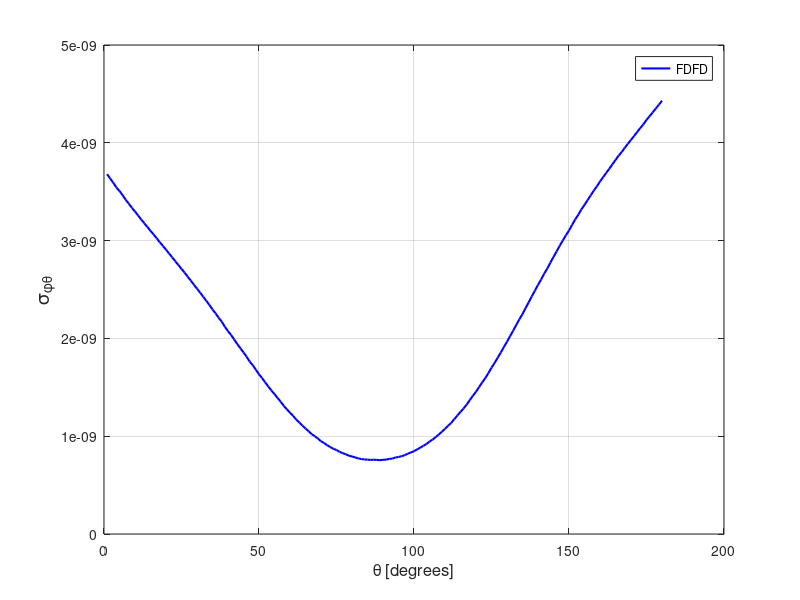

Recreate this plot in MATLAB.
spt = [ 
    1  0.36793513E-08
    2  0.36346197E-08
    3  0.35909320E-08
    4  0.35435164E-08
    5  0.35070460E-08
    6  0.34650294E-08
    7  0.34169940E-08
    8  0.33775762E-08
    9  0.33352798E-08
   10  0.32976830E-08
   11  0.32568483E-08
   12  0.32155507E-08
   13  0.31771437E-08
   14  0.31391889E-08
   15  0.30998142E-08
   16  0.30623653E-08
   17  0.30245111E-08
   18  0.29821239E-08
   19  0.29459513E-08
   20  0.29074190E-08
   21  0.28675082E-08
   22  0.28289540E-08
   23  0.27882572E-08
   24  0.27506626E-08
   25  0.27102875E-08
   26  0.26723281E-08
   27  0.26311779E-08
   28  0.25909228E-08
   29  0.25489530E-08
   30  0.25089033E-08
   31  0.24681823E-08
   32  0.24264888E-08
   33  0.23842883E-08
   34  0.23419160E-08
   35  0.22959592E-08
   36  0.22556628E-08
   37  0.22101105E-08
   38  0.21704687E-08
   39  0.21192428E-08
   40  0.20739446E-08
   41  0.20345305E-08
   42  0.19885553E-08
   43  0.19418231E-08
   44  0.18989985E-08
   45  0.18568419E-08
   46  0.18124893E-08
   47  0.17629486E-08
   48  0.17253545E-08
   49  0.16796495E-08
   50  0.16327825E-08
   51  0.15939468E-08
   52  0.15495153E-08
   53  0.15081256E-08
   54  0.14676224E-08
   55  0.14301930E-08
   56  0.13908328E-08
   57  0.13517996E-08
   58  0.13101438E-08
   59  0.12744615E-08
   60  0.12397985E-08
   61  0.12075482E-08
   62  0.11714638E-08
   63  0.11411788E-08
   64  0.11087522E-08
   65  0.10785915E-08
   66  0.10511522E-08
   67  0.10205613E-08
   68  0.10001999E-08
   69  0.97564601E-09
   70  0.94858177E-09
   71  0.93045249E-09
   72  0.90743546E-09
   73  0.88932034E-09
   74  0.87074253E-09
   75  0.85877994E-09
   76  0.84037183E-09
   77  0.82635360E-09
   78  0.81490809E-09
   79  0.80017276E-09
   80  0.79315371E-09
   81  0.78341489E-09
   82  0.77316686E-09
   83  0.76667045E-09
   84  0.76214318E-09
   85  0.76057705E-09
   86  0.75735801E-09
   87  0.75919182E-09
   88  0.75803380E-09
   89  0.75455314E-09
   90  0.75891976E-09
   91  0.76048468E-09
   92  0.76789880E-09
   93  0.77043827E-09
   94  0.78254714E-09
   95  0.78760903E-09
   96  0.79543705E-09
   97  0.80595086E-09
   98  0.82132146E-09
   99  0.83364726E-09
  100  0.84677837E-09
  101  0.86489582E-09
  102  0.88228863E-09
  103  0.90124913E-09
  104  0.91960589E-09
  105  0.94500430E-09
  106  0.96586283E-09
  107  0.99042841E-09
  108  0.10183234E-08
  109  0.10455683E-08
  110  0.10748092E-08
  111  0.11070388E-08
  112  0.11358599E-08
  113  0.11744800E-08
  114  0.12117299E-08
  115  0.12487971E-08
  116  0.12841973E-08
  117  0.13230917E-08
  118  0.13693646E-08
  119  0.14134780E-08
  120  0.14545247E-08
  121  0.15024044E-08
  122  0.15498159E-08
  123  0.15945446E-08
  124  0.16444477E-08
  125  0.17002618E-08
  126  0.17487882E-08
  127  0.18026641E-08
  128  0.18553443E-08
  129  0.19123252E-08
  130  0.19656590E-08
  131  0.20230717E-08
  132  0.20796189E-08
  133  0.21383140E-08
  134  0.21961402E-08
  135  0.22488149E-08
  136  0.23103763E-08
  137  0.23687572E-08
  138  0.24293296E-08
  139  0.24885518E-08
  140  0.25473823E-08
  141  0.26013638E-08
  142  0.26623994E-08
  143  0.27144504E-08
  144  0.27747478E-08
  145  0.28324669E-08
  146  0.28893847E-08
  147  0.29471892E-08
  148  0.30006730E-08
  149  0.30540148E-08
  150  0.31030416E-08
  151  0.31607452E-08
  152  0.32168725E-08
  153  0.32642522E-08
  154  0.33197729E-08
  155  0.33647671E-08
  156  0.34143584E-08
  157  0.34622465E-08
  158  0.35113772E-08
  159  0.35545471E-08
  160  0.36041530E-08
  161  0.36477845E-08
  162  0.36919769E-08
  163  0.37345260E-08
  164  0.37799697E-08
  165  0.38243799E-08
  166  0.38678034E-08
  167  0.39055319E-08
  168  0.39497507E-08
  169  0.39902832E-08
  170  0.40297810E-08
  171  0.40694363E-08
  172  0.41105737E-08
  173  0.41517119E-08
  174  0.41884958E-08
  175  0.42344959E-08
  176  0.42717518E-08
  177  0.43112296E-08
  178  0.43507917E-08
  179  0.43896140E-08
  180  0.44303583E-08
  181  0.44696105E-08
  182  0.45120361E-08
  183  0.45478981E-08
  184  0.45912540E-08
  185  0.46309760E-08
  186  0.46725477E-08
  187  0.47138062E-08
  188  0.47535402E-08
  189  0.47957687E-08
  190  0.48389155E-08
  191  0.48796469E-08
  192  0.49199906E-08
  193  0.49597970E-08
  194  0.50019708E-08
  195  0.50402784E-08
  196  0.50831801E-08
  197  0.51243689E-08
  198  0.51620592E-08
  199  0.52009037E-08
  200  0.52396514E-08
  201  0.52762550E-08
  202  0.53162350E-08
  203  0.53542477E-08
  204  0.53902860E-08
  205  0.54252798E-08
  206  0.54527596E-08
  207  0.54883604E-08
  208  0.55186269E-08
  209  0.55482854E-08
  210  0.55735070E-08
  211  0.56045786E-08
  212  0.56296514E-08
  213  0.56518292E-08
  214  0.56715819E-08
  215  0.56890146E-08
  216  0.57060627E-08
  217  0.57171294E-08
  218  0.57294889E-08
  219  0.57414402E-08
  220  0.57474878E-08
  221  0.57514908E-08
  222  0.57509393E-08
  223  0.57574994E-08
  224  0.57591074E-08
  225  0.57461365E-08
  226  0.57409437E-08
  227  0.57381233E-08
  228  0.57234302E-08
  229  0.57147180E-08
  230  0.56976837E-08
  231  0.56761973E-08
  232  0.56563678E-08
  233  0.56397833E-08
  234  0.56168865E-08
  235  0.55903726E-08
  236  0.55637104E-08
  237  0.55365144E-08
  238  0.55015823E-08
  239  0.54733822E-08
  240  0.54446625E-08
  241  0.54141598E-08
  242  0.53855738E-08
  243  0.53490896E-08
  244  0.53191460E-08
  245  0.52802385E-08
  246  0.52493023E-08
  247  0.52178040E-08
  248  0.51807971E-08
  249  0.51455054E-08
  250  0.51161790E-08
  251  0.50842694E-08
  252  0.50460351E-08
  253  0.50130433E-08
  254  0.49872630E-08
  255  0.49640656E-08
  256  0.49381663E-08
  257  0.49126041E-08
  258  0.48868563E-08
  259  0.48597557E-08
  260  0.48376863E-08
  261  0.48239697E-08
  262  0.47926472E-08
  263  0.47825215E-08
  264  0.47684354E-08
  265  0.47529043E-08
  266  0.47406767E-08
  267  0.47342166E-08
  268  0.47241255E-08
  269  0.47245154E-08
  270  0.47262034E-08
  271  0.47147473E-08
  272  0.47193551E-08
  273  0.47249151E-08
  274  0.47164868E-08
  275  0.47406941E-08
  276  0.47410302E-08
  277  0.47561355E-08
  278  0.47666378E-08
  279  0.47810591E-08
  280  0.47926774E-08
  281  0.48110964E-08
  282  0.48256625E-08
  283  0.48518825E-08
  284  0.48654738E-08
  285  0.48849236E-08
  286  0.49189639E-08
  287  0.49484039E-08
  288  0.49699969E-08
  289  0.49898023E-08
  290  0.50140239E-08
  291  0.50497468E-08
  292  0.50802438E-08
  293  0.51080637E-08
  294  0.51355231E-08
  295  0.51583209E-08
  296  0.51961142E-08
  297  0.52147655E-08
  298  0.52440163E-08
  299  0.52702389E-08
  300  0.52992748E-08
  301  0.53239626E-08
  302  0.53423475E-08
  303  0.53796692E-08
  304  0.53979727E-08
  305  0.54151008E-08
  306  0.54346847E-08
  307  0.54491971E-08
  308  0.54627001E-08
  309  0.54735656E-08
  310  0.54844018E-08
  311  0.55003708E-08
  312  0.55136300E-08
  313  0.55036153E-08
  314  0.55061227E-08
  315  0.55073186E-08
  316  0.55069811E-08
  317  0.54968594E-08
  318  0.54867089E-08
  319  0.54810840E-08
  320  0.54550968E-08
  321  0.54486033E-08
  322  0.54254348E-08
  323  0.54030074E-08
  324  0.53792912E-08
  325  0.53472982E-08
  326  0.53243698E-08
  327  0.52939977E-08
  328  0.52582738E-08
  329  0.52219797E-08
  330  0.51951381E-08
  331  0.51472635E-08
  332  0.51077906E-08
  333  0.50642992E-08
  334  0.50178395E-08
  335  0.49783342E-08
  336  0.49265529E-08
  337  0.48825486E-08
  338  0.48331188E-08
  339  0.47832520E-08
  340  0.47290669E-08
  341  0.46800501E-08
  342  0.46315956E-08
  343  0.45798791E-08
  344  0.45266599E-08
  345  0.44768029E-08
  346  0.44187698E-08
  347  0.43692778E-08
  348  0.43161754E-08
  349  0.42648494E-08
  350  0.42136019E-08
  351  0.41618655E-08
  352  0.41117856E-08
  353  0.40591233E-08
  354  0.40116563E-08
  355  0.39609422E-08
  356  0.39113019E-08
  357  0.38640100E-08
  358  0.38182506E-08
  359  0.37709555E-08
  360  0.37240391E-08
 ]; 
plot(spt(1:180,1),spt(1:180,2),'b-','linewidth',1.5 ); 
grid on 
legend('FDFD');
xlabel('\theta [degrees]','FontSize',12);
ylabel('\sigma_{\phi\theta}','FontSize',14);
